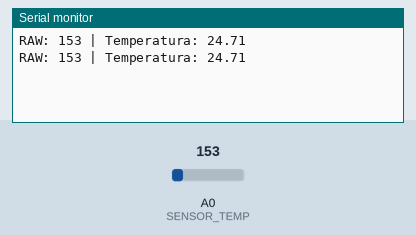
Recording of a sketch running on a simulated Arduino Uno, built with avr-gcc and run on an emulated ATmega328P. On the bench: the last lines printed to the serial monitor. The test bench sets the inputs (shaded band); at power-on: A0 (SENSOR_TEMP) = 153.

Above: at 1.8 s.
1.9 s: A0 (SENSOR_TEMP) set to 165
At 2.8 s:
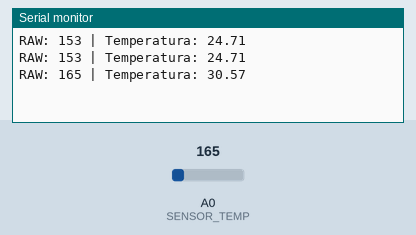
3.4 s: A0 (SENSOR_TEMP) set to 175
At 4.6 s:
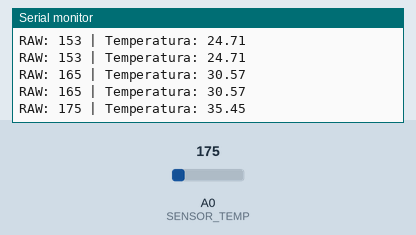
Timing chart, 0 to 6.4 s (numbered marks = the images above; inputs shaded):
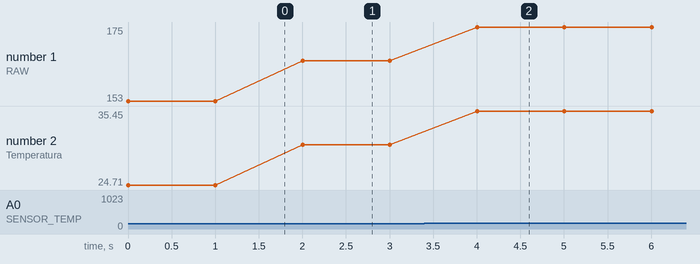

The sketch:

sensor_temperatura.ino
```cpp
/*
  Sensor de temperatura TMP36
  Viernes 2 de octubre 2020

  Lucas Martín Treser - Automatismos Mar del Plata
  https://www.automatismos-mdq.com.ar/

  Simulación en:
   https://www.tinkercad.com/things/6nTPHEvClok

*/

const int SENSOR_TEMP = A0;

void setup() {

  Serial.begin(9600);

}

void loop() {

  int lectura = analogRead(SENSOR_TEMP);
  float tension = 5.0 / 1024 * lectura;
  float temperatura = tension * 100 - 50;

  Serial.print("RAW: ");
  Serial.print(lectura);
  Serial.print(" | Temperatura: ");
  Serial.println(temperatura);
  delay(1000);

}
```

Measured:
- after the input at 1.9 s, the serial monitor: prints a new line after 0.10 s (image 1)
- after the input at 3.4 s, the serial monitor: prints a new line after 0.60 s (image 2)
- plotted number 1: 153 → 165 after the input at 1.9 s, 165 → 175 after the input at 3.4 s
- plotted number 2: 24.71 → 30.57 after the input at 1.9 s, 30.57 → 35.45 after the input at 3.4 s
